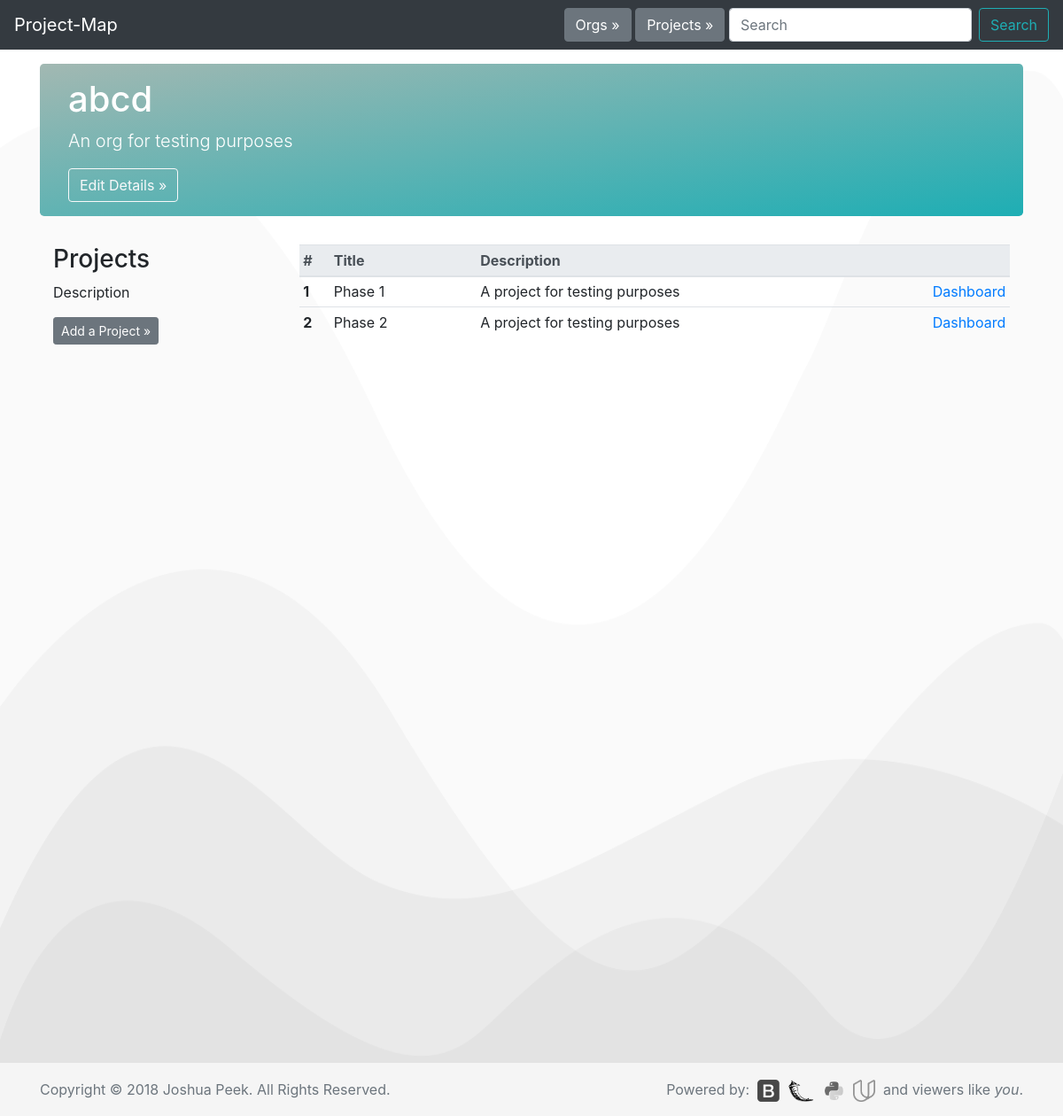
The app's page /1/, older data.
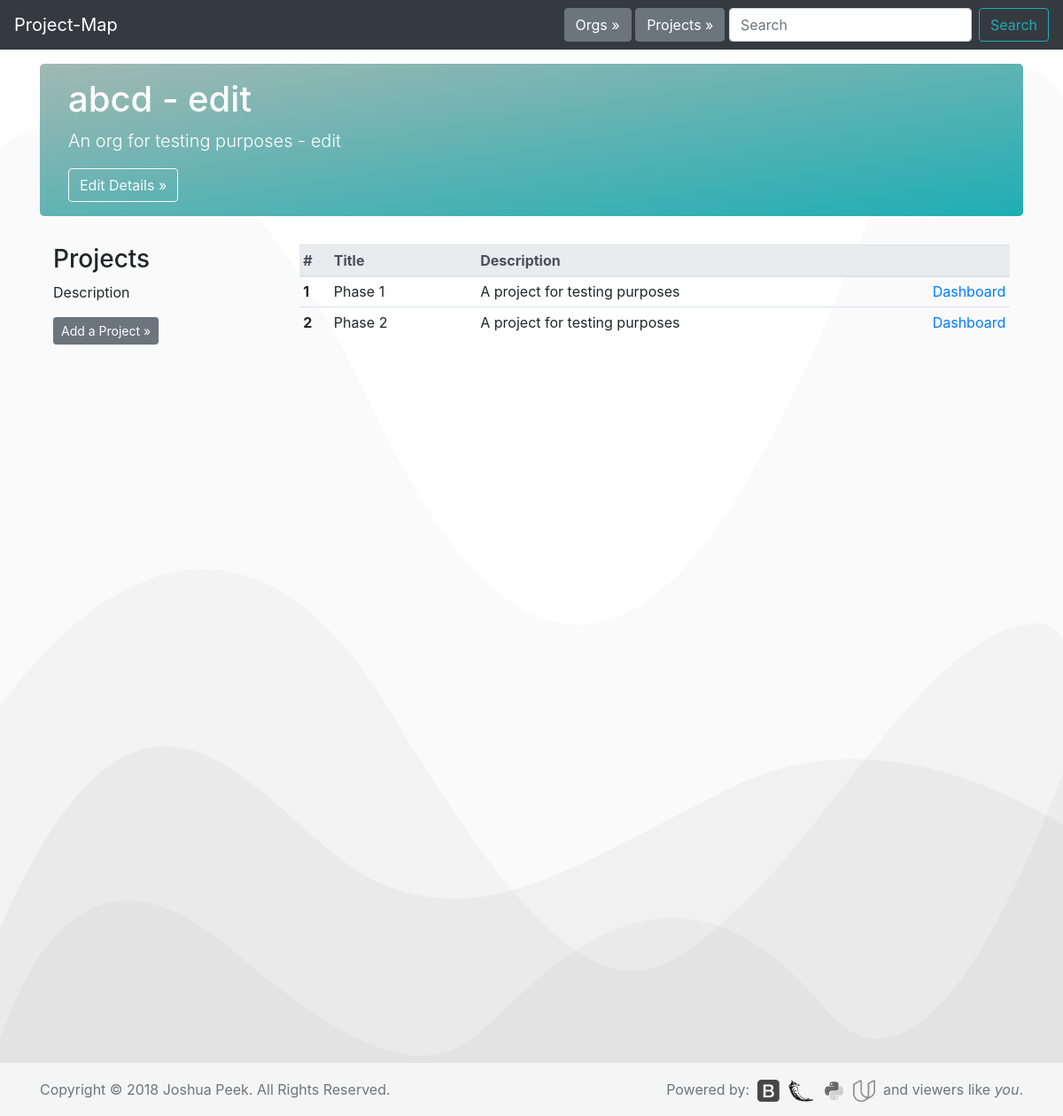
The same page, newer data.
### database_setup.py (models this page shows, shortened)
class Org(Base):
    __tablename__ = 'org'
    id = Column(Integer, primary_key=True)
    title = Column(String(250), nullable=False)
    description = Column(String(500))

### app.py (the view)
@app.route('/<int:org_id>/')
def orgPage(org_id):
    allorgs = session.query(Org).all()
    allprojects = session.query(Project).all()
    org = session.query(Org).filter_by(id=org_id).one()
    projects = session.query(Project).filter_by(org_id=org.id).all()
    return render_template('org.html', org=org, projects=projects,
                            allorgs=allorgs, allprojects=allprojects)

### templates/org.html (shortened to what this page needs)
<!doctype html>
<html lang="en">
  {% include "header.html" %}
  <body>
    <nav class="navbar navbar-expand-md navbar-dark fixed-top bg-dark">
      <a class="navbar-brand" href="/">Project-Map</a>
      <div class="collapse navbar-collapse" id="navbarCollapse">
        <button type="button" class="btn btn-secondary my-2 my-sm-0" data-toggle="modal" data-target="#org-select">Orgs &raquo;</button>&nbsp;
        <button type="button" class="btn btn-secondary my-2 my-sm-0" data-toggle="modal" data-target="#project-select">Projects &raquo;</button>&nbsp;
        <form class="form-inline mt-2 mt-md-0">
          <input class="form-control mr-sm-2" type="text" placeholder="Search" aria-label="Search">
          <button class="btn btn-outline-success my-2 my-sm-0" type="submit">Search</button>
        </form>
      </div>
    </nav>
    <main role="main" class="container">
      <div class="jumbotron" style="padding:1rem 2rem;">
        <h1>{{org.title}}</h1>
        <p class="lead">{{org.description}}</p>
        <button type="button" class="btn btn-md btn btn-outline-light" data-toggle="modal" data-target="#edit-org-details">Edit Details &raquo;</button>
      </div>
      <div class="container">
        <div class="row">
          <div class="col-md-3">
            <h3>Projects</h3>
              <p>Description</p>
              <p><button type="button" class="btn btn-secondary btn-sm" data-toggle="modal" data-target="#add-project">Add a Project &raquo;</button></p>
              <br>
          </div>
          <div class="col-md-9">
            <table class="table table-responsive table-sm table-hover" width="100%">
              <thead class="thead-light">
                <tr>
                  <th scope="col" width="35px">#</th>
                  <th scope="col" width="170px">Title</th>
                  <th scope="col" width="527px">Description</th>
                  <th scope="col" width="70px"></th>
                </tr>
              </thead>
              <tbody>
                {% for i in projects %}
                <tr>
                  <th scope="row">{{loop.index}}</th>
                  <td>{{i.title}}</td>
                  <td>{{i.description}}</td>
                  <td><a href="{{url_for('projectPage', org_id = i.org.id,  project_id = i.id)}}">Dashboard</a></td>
                </tr>
                {% endfor %}
              </tbody>
            </table>
          </div>
        </div>
      </div>
    </main>
  {% include "footer.html" %}
  </body>
</html>

Row changes from the older to the newer data that the page shows:
changed Org: title "abcd" → "abcd - edit"; description "An org for testing purposes" → "An org for testing purposes - edit"
